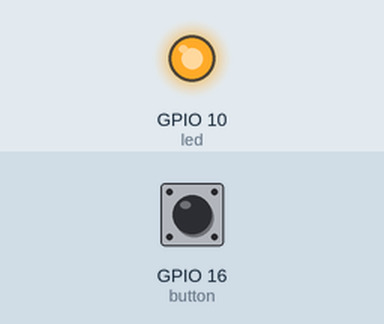
Bench run of a sketch on a simulated ESP32-S3. Shown: output pins drawn as LEDs (lit = HIGH). Inputs (shaded band) come from the test bench; at power-on: GPIO 16 (button) HIGH.

Above: at 0.1 s.
Timing chart, 0 to 1.6 s (numbered marks = the images above):
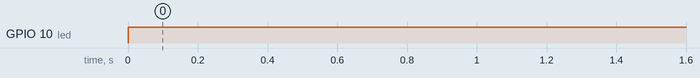

The sketch:

sketch.ino
```cpp
#include <Arduino.h>

#define button 16
#define led 10

int state = 0;

void ButtonTask(void *pvParameters){
  pinMode(button, INPUT_PULLUP);
  for(;;){
    state = digitalRead(button);
  }
}
void LedTask(void *pvParameters){
  pinMode(led, OUTPUT);
  for(;;){
    digitalWrite(led, state);
  }
}

void setup() {
  // put your setup code here, to run once:
  Serial.begin(115200);

  xTaskCreatePinnedToCore(
    ButtonTask,       // nama fungsi
    "TaskButton",     // nama task
    4096,           // stack size
    NULL,           // parameter
    1,              // prioritas
    NULL,           // handle
    0               // core 0
  );

  xTaskCreatePinnedToCore(
    LedTask,       // nama fungsi
    "TaskLed",     // nama task
    4096,           // stack size
    NULL,           // parameter
    1,              // prioritas
    NULL,           // handle
    0               // core 0
  );
}

void loop() {

}
```

Measured:
- by itself, GPIO 10 (led): LOW → HIGH at 0.00 s
